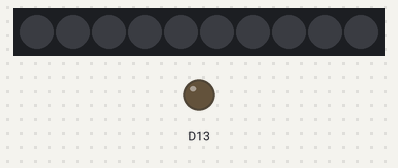
Bench run of a sketch on a simulated Adafruit Circuit Playground Express. Shown: 10 RGB LEDs in strip order, left to right, output pins drawn as LEDs (lit = HIGH).

Above: at 0.1 s.
At 29.4 s:
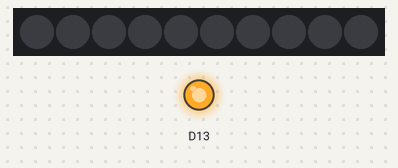
Timing chart, 0 to 30.9 s (numbered marks = the images above):
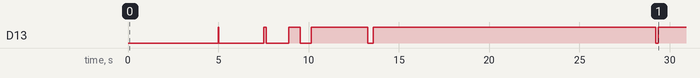

The sketch:

Blink_Frequency_alters.ino
```cpp
#include <Adafruit_CircuitPlayground.h>
#include <Wire.h>
#include <SPI.h>
//---------------------------------------------------------
int t1=10000;
int t2=1;
void setup() {
  CircuitPlayground.begin();
  Serial.begin(9600);
}

// the loop function runs over and over again forever
void loop() {
  //define your time functions
  t1=t1/2;     //Time increases linearly
  t2=5*t2;     //Time increases Geometrically
 // Serial.println("LED on");
  CircuitPlayground.redLED(true);
  delay(t2);
 // Serial.println("LED off");
  CircuitPlayground.redLED(false);
  delay(t1);
}
```
